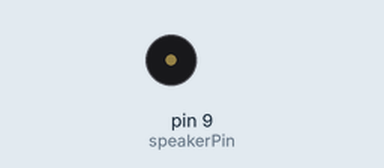
Bench run of a sketch on a simulated Arduino Uno, built with avr-gcc and run on an emulated ATmega328P. Parts: buzzer (waves = sounding).

Above: at 0.05 s.
Timing chart, 0 to 3.0 s (numbered marks = the images above):
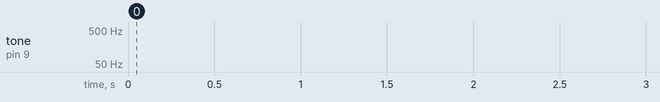

The sketch:

sounds_ramp.ino
```cpp
int speakerPin = 9;
int counter = 100;

void setup() {
  // Nothing needed!
}

void loop() {


  if(counter < 1000){
    counter++; // add 1 to counter each loop (same as counter = counter+1)
  }
 else{
   counter = 0;
  }
  tone(speakerPin, counter);
  delay(2);


}
```
